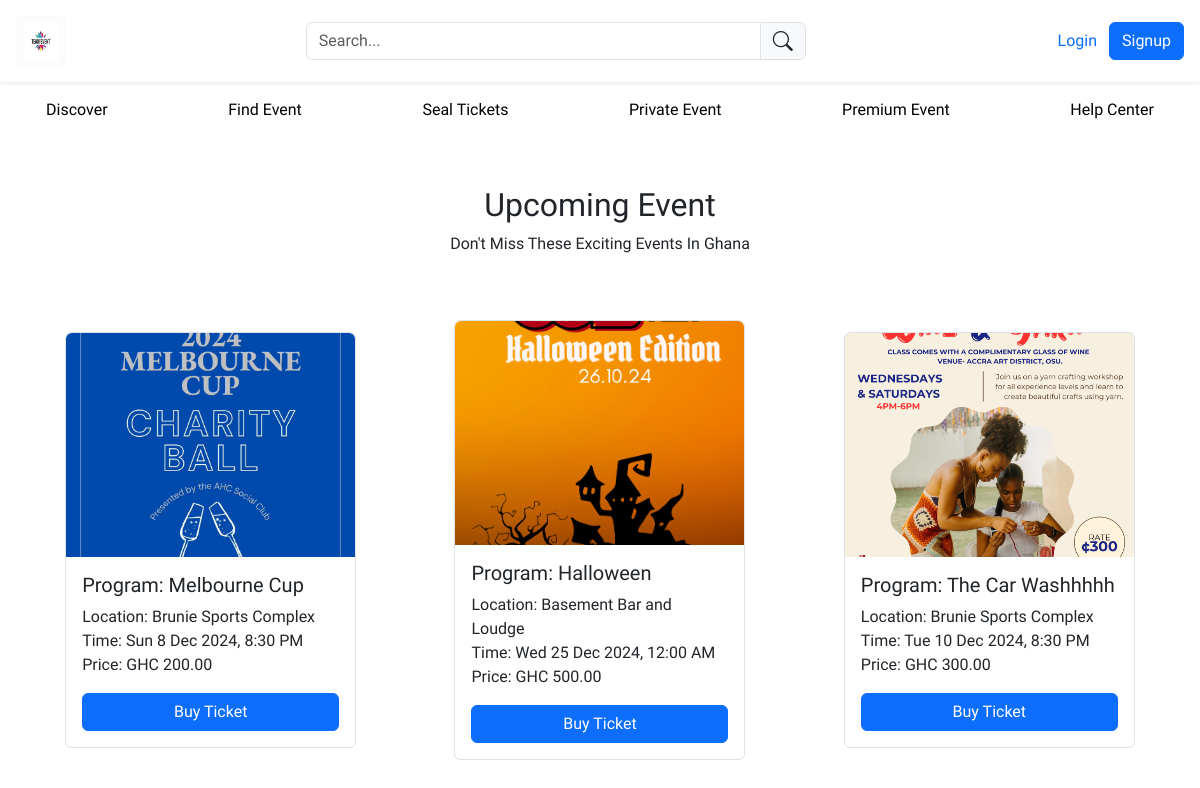
The page /public/index.php on the database its author committed.
### tables this page shows
CREATE TABLE `event` (
  `id` int(11) NOT NULL,
  `event_name` varchar(200) NOT NULL,
  `event_description` varchar(1000) NOT NULL,
  `event_category` varchar(200) NOT NULL,
  `image` varchar(200) DEFAULT NULL,
  `event_contact` varchar(15) NOT NULL,
  `event_email` varchar(200) NOT NULL,
  `event_date_time_start` varchar(200) NOT NULL,
  `event_date_time_end` varchar(200) NOT NULL,
  `event_mode` varchar(200) NOT NULL,
  `event_venue` varchar(200) NOT NULL,
  `ticket_name` varchar(200) NOT NULL,
  `ticket_price` varchar(200) NOT NULL,
  `ticket_type` varchar(200) NOT NULL,
  `ticket_quantity` varchar(200) NOT NULL
);

### private/classes/databaseObject.class.php (called while the page is built, shortened)
<?php
class databaseObject
{
    static protected $database;
    static protected $table_name = '';
    static public function set_database($database)
    {
        self::$database = $database;
    }
    static protected function instantiate($record)
    {
        $object = new static;
        foreach ($record as $property => $value) {
            if (property_exists($object, $property)) {
                $object->$property = $value;
            }
        }
        return $object;
    }
    static public function find_by_query_command($query_command)
    {
        $result = self::$database->query($query_command);
        $object_array = [];
        while ($record = $result->fetch_assoc()) {
            $object_array[] = static::instantiate($record);
        }
        return $object_array;
    }
    static public function find_all()
    {
        $query_command = "SELECT * FROM " . static::$table_name . " ";
        return static::find_by_query_command($query_command);
    }
}

### public/index.php (the view, shortened to what this page needs)
<?php require_once('../private/initialize.php');
require_once('../private/shared/index_header.php');
$event = Event::find_all();
?>
<section class="mt-5 m-0">
    <div class="d-flex flex-column text-center justify-content-center">
        <h2 class="fs-md-1">Upcoming Event</h2>
        <p>Don't Miss These Exciting Events In Ghana </p>
    </div>
    <div class="my-5 f-flex align-items-center mx-auto">
        <ul class="row d-flex justify-content-around gap-1 align-items-center p-0">
            <?php foreach ($event as $event) { ?>
                <li class="card col-10 col-sm-5 col-md-5 col-lg-3 mb-4 p-0 border border-1 ">
                    <div>
                        <div class="card-image rounded-top" style="background-image: url('organizer/uploads/<?php echo $event->image ?>'); background-size: contain; background-position: center center;     background-repeat: no-repeat; height:14rem; background-size: cover; background-position: center;"></div>
                        <div class="card-body">
                            <h5 class="card-title">Program: <?php echo $event->event_name ?></h5>
                            <p class="card-text mb-0">Location: <?php echo $event->event_venue ?></p>
                            <p class="card-text mb-0">Time: <?php echo $event->event_date_time_start ?></p>
                            <p class="card-text ">Price: GHC <?php echo $event->ticket_price ?>.00</p>
                            <a href="view_ticket.php?id=<?php echo $event->id ?>" class="btn btn-primary col-12">Buy Ticket</a>
                        </div>
                    </div>
                </li>
            <?php } ?>
        </ul>
    </div>
</section>
</div>
</container>
</body>
</html>

### rows shown on the page
event: image (picture), event_name "Melbourne Cup", event_venue "Brunie Sports Complex", event_date_time_start "Sun 8 Dec 2024, 8:30 PM", ticket_price "200"
event: image (picture), event_name "Halloween", event_venue "Basement Bar and Loudge", event_date_time_start "Wed 25 Dec 2024, 12:00 AM", ticket_price "500"
event: image (picture), event_name "The Car Washhhhh", event_venue "Brunie Sports Complex", event_date_time_start "Tue 10 Dec 2024, 8:30 PM", ticket_price "300"
